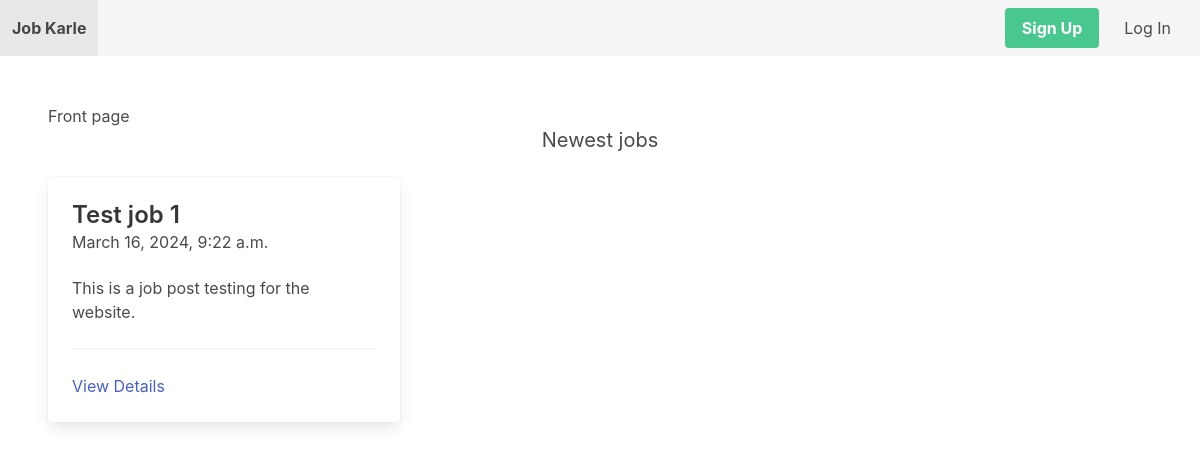
The page / on the database its author committed.
### job/models.py (models this page shows, shortened)
class Job(models.Model):
    title = models.CharField(max_length = 255)
    short_description = models.TextField()
    long_description = models.TextField(blank = True, null = True)
    created_by = models.ForeignKey(User, related_name = 'jobs', on_delete = models.CASCADE)
    created_at = models.DateTimeField(auto_now_add = True)
    changed_at = models.DateTimeField(auto_now = True)

### core/views.py (the view)
# urls.py: path('', frontpage, name='frontpage'),
def frontpage(request):
    jobs = Job.objects.all()[0:3]
    return render(request, 'core/frontpage.html', {
        'jobs': jobs
    })

### core/templates/core/frontpage.html
{% extends "core/base.html" %}
{% block content %}
    <p>Front page</p>
    <h2 class="subtitle has-text-centered">
        Newest jobs
    </h2>
    <div class="columns">
        {% for job in jobs %}
            <div class="column is-4">
                <div class="card">
                    <div class="card-content">
                        <div class="media">
                            <div class="media-content">
                                <p class="title is-4">{{ job.title }}</p>
                                <p class="subtitle is-6">{{ job.created_at }}</p>
                            </div>
                        </div>
                        <div class="content">
                            {{ job.short_description }}
                            <hr>
                            <a href = "{% url "job_detail" job.id %}">View Details</a>
                        </div>
                    </div>
                </div>
            </div>
        {% endfor %}
    </div>
{% endblock %}

### rows shown on the page
Job: title "Test job 1", created_at "March 16, 2024, 9:22 a.m.", short_description "This is a job post testing for the website."
